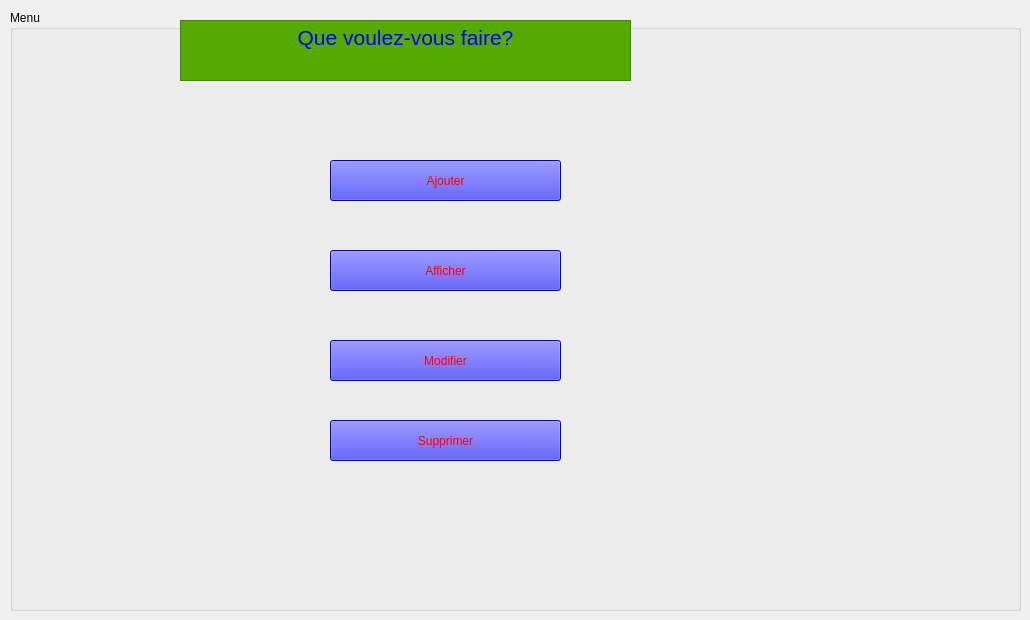
    <widget class="QWidget" name="tab_13">
     <attribute name="title">
      <string>Page</string>
     </attribute>
     <widget class="QGroupBox" name="groupBox_2">
      <property name="geometry">
       <rect>
        <x>10</x>
        <y>10</y>
        <width>1011</width>
        <height>601</height>
       </rect>
      </property>
      <property name="styleSheet">
       <string notr="true">background-image: url(:/fond.jpg);</string>
      </property>
      <property name="title">
       <string>Menu</string>
      </property>
      <widget class="QTextBrowser" name="textBrowser">
       <property name="geometry">
        <rect>
         <x>170</x>
         <y>10</y>
         <width>451</width>
         <height>61</height>
        </rect>
       </property>
       <property name="styleSheet">
        <string notr="true">color: rgb(0, 0, 255);
background-color: rgb(85, 170, 0);</string>
       </property>
       <property name="html">
        <string>&lt;!DOCTYPE HTML PUBLIC &quot;-//W3C//DTD HTML 4.0//EN&quot; &quot;http://www.w3.org/TR/REC-html40/strict.dtd&quot;&gt;
&lt;html&gt;&lt;head&gt;&lt;meta name=&quot;qrichtext&quot; content=&quot;1&quot; /&gt;&lt;style type=&quot;text/css&quot;&gt;
p, li { white-space: pre-wrap; }
&lt;/style&gt;&lt;/head&gt;&lt;body style=&quot; font-family:'MS Shell Dlg 2'; font-size:7.8pt; font-weight:400; font-style:normal;&quot;&gt;
&lt;p align=&quot;center&quot; style=&quot; margin-top:0px; margin-bottom:0px; margin-left:0px; margin-right:0px; -qt-block-indent:0; text-indent:0px;&quot;&gt;&lt;span style=&quot; font-family:'MS Shell Dlg 2'; font-size:16pt;&quot;&gt;Que voulez-vous faire?&lt;/span&gt;&lt;/p&gt;&lt;/body&gt;&lt;/html&gt;</string>
       </property>
      </widget>
      <widget class="QPushButton" name="pushButton">
       <property name="geometry">
        <rect>
         <x>320</x>
         <y>150</y>
         <width>231</width>
         <height>41</height>
        </rect>
       </property>
       <property name="styleSheet">
        <string notr="true">color: rgb(255, 0, 0);
background-color: rgb(0, 0, 255);
font: 75 11pt &quot;MS Shell Dlg 2&quot;;</string>
       </property>
       <property name="text">
        <string>Ajouter</string>
       </property>
      </widget>
      <widget class="QPushButton" name="pushButton_6">
       <property name="geometry">
        <rect>
         <x>320</x>
         <y>240</y>
         <width>231</width>
         <height>41</height>
        </rect>
       </property>
       <property name="styleSheet">
        <string notr="true">color: rgb(255, 0, 0);
background-color: rgb(0, 0, 255);
font: 75 11pt &quot;MS Shell Dlg 2&quot;;</string>
       </property>
       <property name="text">
        <string>Afficher</string>
       </property>
      </widget>
      <widget class="QPushButton" name="pushButton_7">
       <property name="geometry">
        <rect>
         <x>320</x>
         <y>330</y>
         <width>231</width>
         <height>41</height>
        </rect>
       </property>
       <property name="styleSheet">
        <string notr="true">color: rgb(255, 0, 0);
background-color: rgb(0, 0, 255);
font: 75 11pt &quot;MS Shell Dlg 2&quot;;</string>
       </property>
       <property name="text">
        <string>Modifier</string>
       </property>
      </widget>
      <widget class="QPushButton" name="pushButton_8">
       <property name="geometry">
        <rect>
         <x>320</x>
         <y>410</y>
         <width>231</width>
         <height>41</height>
        </rect>
       </property>
       <property name="styleSheet">
        <string notr="true">color: rgb(255, 0, 0);
background-color: rgb(0, 0, 255);
font: 75 11pt &quot;MS Shell Dlg 2&quot;;</string>
       </property>
       <property name="text">
        <string>Supprimer</string>
       </property>
      </widget>
     </widget>
    </widget>
